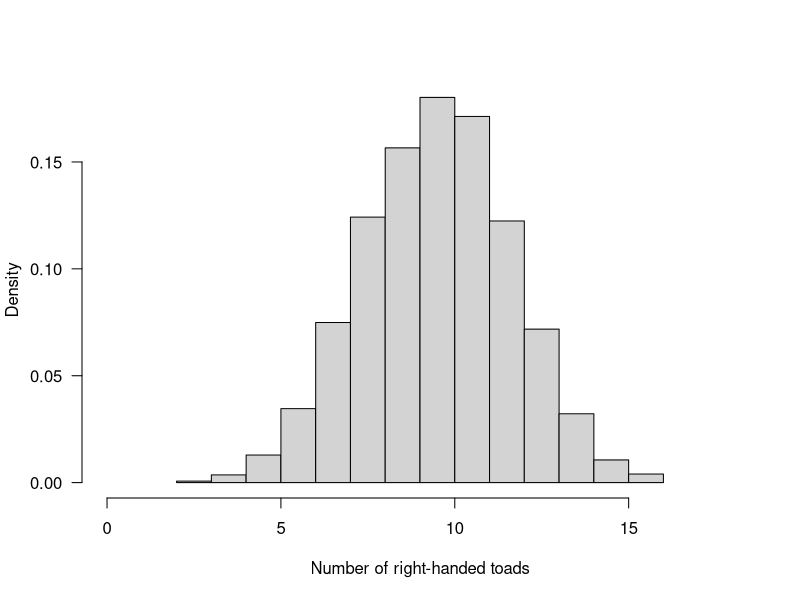
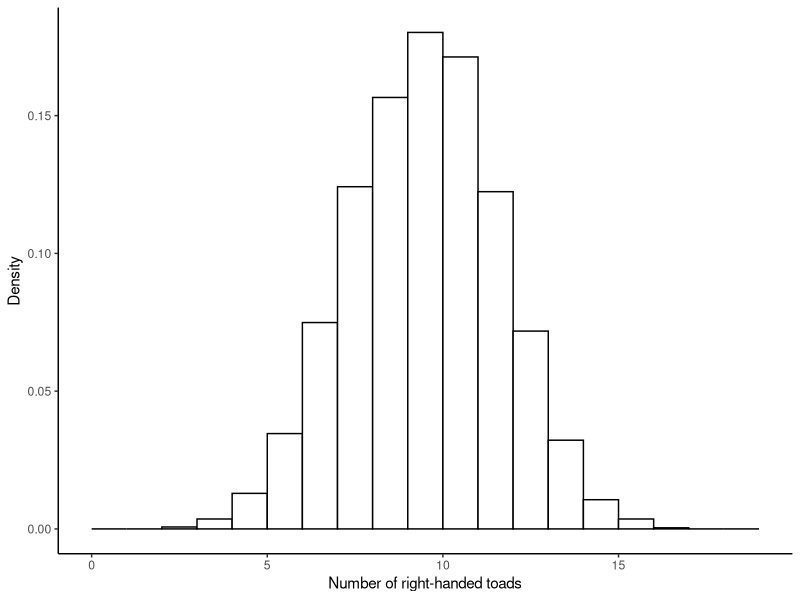
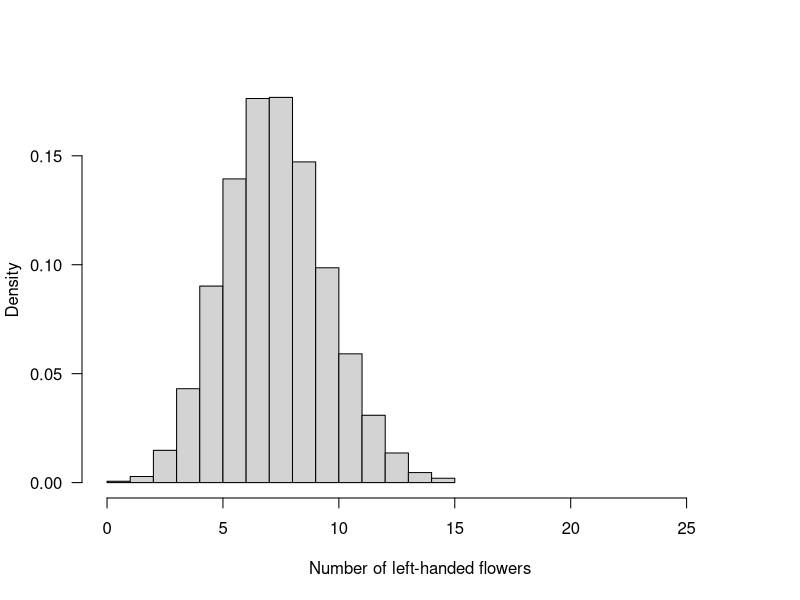
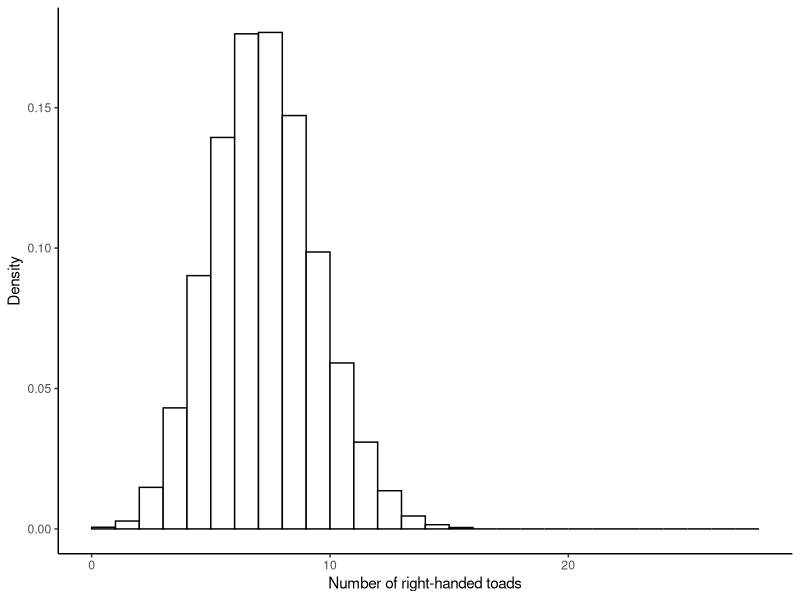

The R source for these figures, in order:
## ---- chunk 1
knitr::opts_chunk$set(echo = TRUE, fig.width = 5, fig.height=4)
suppressPackageStartupMessages(library(ggplot2))
## ---- chunk 2
results18 <- vector()
for(i in 1:10000){
	  tempSample <- sample(c("L", "R"), size = 18, prob = c(0.5, 0.5), replace = TRUE)
	  results18[i] <- sum(tempSample == "R")
	  }
## ---- chunk 3
factor18 <- factor(results18, levels = 0:18)
## ---- chunk 4
nullTable <- table(factor18, dnn = "nRightToads")/length(factor18)
data.frame(nullTable)
## ---- chunk 5
hist(results18, right = FALSE, freq = FALSE, las = 1,
	    xlim = c(0,18), xlab = "Number of right-handed toads", main = "")
## ---- chunk 6
ggplot(data.frame(results18), aes(x = results18)) +
    geom_histogram(aes(y = ..density..), fill = "white", col = "black", 
        boundary = 0, closed = "left", bins = 19, binwidth = 1) +
    scale_x_continuous(limits = c(0,19)) +
    labs(x = "Number of right-handed toads", y = "Density") + 
    theme_classic()
## ---- chunk 7
frac14orMore <- sum(results18 >= 14)/length(results18)
frac14orMore
## ---- chunk 8
2 * frac14orMore
## ---- chunk 9
results27 <- vector(mode = "numeric")
for(i in 1:10000){
	  tempSample <- sample(c("L", "R"), size = 27, prob = c(0.25, 0.75), 
		  replace = TRUE)
	  results27[i] <- sum(tempSample == "L")
	}
## ---- chunk 10
results27fac <- factor(results27, levels = 0:27)
## ---- chunk 11
nullTable <- table(results27fac, dnn = "nRightFlowers")/length(results27fac)
data.frame(nullTable)
## ---- chunk 12
hist(results27, right = FALSE, freq = FALSE, las = 1,
	    xlim = c(0,27), xlab = "Number of left-handed flowers", main = "")
## ---- chunk 13
ggplot(data.frame(results27), aes(x = results27)) +
    geom_histogram(aes(y = ..density..), fill = "white", col = "black", 
        boundary = 0, closed = "left", bins = 28, binwidth = 1) +
    scale_x_continuous(limits = c(0,28)) +
    labs(x = "Number of right-handed toads", y = "Density") + 
    theme_classic()
## ---- chunk 14
frac6orLess <- sum(results27 <= 6)/length(results27)
frac6orLess
## ---- chunk 15
2 * frac6orLess
